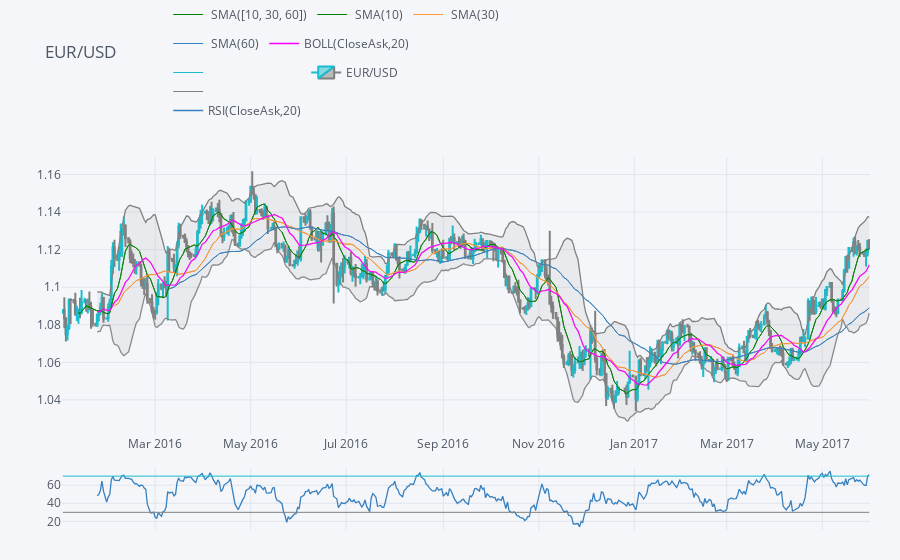

Notebook source saved alongside this figure:
### Markdown cell above
### Relative Strength Index (RSI)

### Code cell
qf.add_rsi(periods=20, rsi_upper=70, rsi_lower=30, legend=False)
qf.iplot(asFigure=True)

### Figure 1 — Plotly figure (JSON) as saved in the notebook; plotly's stock layout.template omitted (floating-point values rounded to 4 significant figures; data arrays with more than 128 entries replaced by an {"elided": "..."} marker saying what was removed)
{"data": [{"legendgroup": " SMA([10, 30, 60])", "line": {"color": "rgba(0, 128, 0, 1.0)", "dash": "solid", "shape": "linear", "width": 1}, "mode": "lines", "name": " SMA([10, 30, 60])", "showlegend": true, "text": "", "type": "scatter", "x": {"elided": "440 str values"}, "y": {"elided": "440 mixed values"}, "yaxis": "y2"}, {"legendgroup": " SMA([10, 30, 60])", "line": {"color": "rgba(255, 153, 51, 1.0)", "dash": "solid", "shape": "linear", "width": 1}, "mode": "lines", "name": " SMA(30)", "showlegend": false, "text": "", "type": "scatter", "x": {"elided": "440 str values"}, "y": {"elided": "440 mixed values"}, "yaxis": "y2"}, {"legendgroup": " SMA([10, 30, 60])", "line": {"color": "rgba(55, 128, 191, 1.0)", "dash": "solid", "shape": "linear", "width": 1}, "mode": "lines", "name": " SMA(60)", "showlegend": false, "text": "", "type": "scatter", "x": {"elided": "440 str values"}, "y": {"elided": "440 mixed values"}, "yaxis": "y2"}, {"line": {"color": "rgba(0, 128, 0, 1.0)", "dash": "solid", "shape": "linear", "width": 1}, "mode": "lines", "name": " SMA(10)", "text": "", "type": "scatter", "x": {"elided": "440 str values"}, "y": {"elided": "440 mixed values"}, "yaxis": "y2"}, {"line": {"color": "rgba(255, 153, 51, 1.0)", "dash": "solid", "shape": "linear", "width": 1}, "mode": "lines", "name": " SMA(30)", "text": "", "type": "scatter", "x": {"elided": "440 str values"}, "y": {"elided": "440 mixed values"}, "yaxis": "y2"}, {"line": {"color": "rgba(55, 128, 191, 1.0)", "dash": "solid", "shape": "linear", "width": 1}, "mode": "lines", "name": " SMA(60)", "text": "", "type": "scatter", "x": {"elided": "440 str values"}, "y": {"elided": "440 mixed values"}, "yaxis": "y2"}, {"legendgroup": "BOLL(CloseAsk,20)", "line": {"color": "rgba(255, 0, 255, 1.0)", "dash": "solid", "shape": "linear", "width": 1.3}, "mode": "lines", "name": "BOLL(CloseAsk,20)", "showlegend": true, "text": "", "type": "scatter", "x": {"elided": "440 str values"}, "y": {"elided": "440 mixed values"}, "yaxis": "y2"}, {"legendgroup": "BOLL(CloseAsk,20)", "line": {"color": "rgba(128, 128, 128, 1.0)", "dash": "solid", "shape": "linear", "width": 1.3}, "mode": "lines", "name": "UPPER(CloseAsk,20)", "showlegend": false, "text": "", "type": "scatter", "x": {"elided": "440 str values"}, "y": {"elided": "440 mixed values"}, "yaxis": "y2"}, {"fill": "tonexty", "fillcolor": "rgba(128, 128, 128, 0.1)", "legendgroup": "BOLL(CloseAsk,20)", "line": {"color": "rgba(128, 128, 128, 0.8999999999999999)", "dash": "solid", "shape": "linear", "width": 1.3}, "mode": "lines", "name": "LOWER(CloseAsk,20)", "showlegend": false, "text": "", "type": "scatter", "x": {"elided": "440 str values"}, "y": {"elided": "440 mixed values"}, "yaxis": "y2"}, {"legendgroup": "RSI(CloseAsk,20)", "line": {"color": "rgba(55, 128, 191, 1.0)", "dash": "solid", "shape": "linear", "width": 1.3}, "mode": "lines", "name": "RSI(CloseAsk,20)", "showlegend": true, "text": "", "type": "scatter", "x": {"elided": "440 str values"}, "y": {"elided": "440 mixed values"}, "yaxis": "y3"}, {"legendgroup": "RSI(CloseAsk,20)", "line": {"color": "grey", "width": 1}, "mode": "lines", "name": "", "showlegend": true, "text": "", "type": "scatter", "x": {"elided": "440 str values"}, "y": {"elided": "440 int values"}, "yaxis": "y3"}, {"legendgroup": "RSI(CloseAsk,20)", "line": {"color": "#17BECF", "width": 1}, "mode": "lines", "name": "", "showlegend": true, "text": "", "type": "scatter", "x": {"elided": "440 str values"}, "y": {"elided": "440 int values"}, "yaxis": "y3"}, {"close": {"elided": "440 float values"}, "decreasing": {"line": {"color": "#808080"}}, "high": {"elided": "440 float values"}, "increasing": {"line": {"color": "#17BECF"}}, "low": {"elided": "440 float values"}, "name": "EUR/USD", "open": {"elided": "440 float values"}, "showlegend": true, "type": "candlestick", "x": {"elided": "440 str values"}, "yaxis": "y2"}], "layout": {"autosize": true, "legend": {"bgcolor": "#F5F6F9", "font": {"color": "#4D5663"}, "orientation": "h", "x": 0.3, "y": 0.95, "yanchor": "bottom"}, "margin": {"b": 30, "l": 30, "r": 30, "t": 30}, "paper_bgcolor": "#F5F6F9", "plot_bgcolor": "#F5F6F9", "showlegend": true, "title": {"font": {"color": "#4D5663"}, "text": "EUR/USD"}, "xaxis": {"anchor": "y2", "autorange": true, "gridcolor": "#E1E5ED", "range": ["2016-01-01 12:00", "2017-05-31 12:00"], "rangeselector": {"bgcolor": "rgba(150, 200, 250, 1)", "buttons": [{"count": 1, "label": "1m", "step": "month", "stepmode": "backward"}, {"count": 1, "label": "1y", "step": "year", "stepmode": "backward"}], "font": {"size": 13}, "visible": false, "x": 0, "y": 0.9}, "rangeslider": {"visible": false, "yaxis2": {}, "yaxis3": {}}, "showgrid": true, "tickfont": {"color": "#4D5663"}, "title": {"font": {"color": "#4D5663"}, "text": ""}, "type": "date", "zerolinecolor": "#E1E5ED"}, "yaxis": {"gridcolor": "#E1E5ED", "showgrid": true, "showticklabels": false, "tickfont": {"color": "#4D5663"}, "title": {"font": {"color": "#4D5663"}, "text": ""}, "zerolinecolor": "#E1E5ED"}, "yaxis2": {"autorange": true, "domain": [0.23, 0.9], "gridcolor": "#E1E5ED", "range": [1.021, 1.169], "showgrid": true, "tickfont": {"color": "#4D5663"}, "title": {"font": {"color": "#4D5663"}, "text": ""}, "type": "linear", "zerolinecolor": "#E1E5ED"}, "yaxis3": {"autorange": true, "domain": [0, 0.15], "gridcolor": "#E1E5ED", "range": [10.45, 79.12], "showgrid": true, "tickfont": {"color": "#4D5663"}, "title": {"font": {"color": "#4D5663"}, "text": ""}, "type": "linear", "zerolinecolor": "#E1E5ED"}}}
